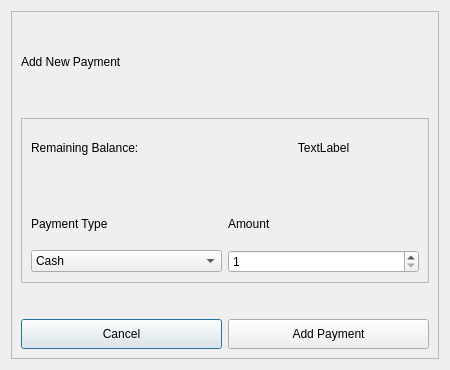
<?xml version="1.0" encoding="UTF-8"?>
<ui version="4.0">
 <class>Dialog</class>
 <widget class="QDialog" name="Dialog">
  <property name="geometry">
   <rect>
    <x>0</x>
    <y>0</y>
    <width>450</width>
    <height>370</height>
   </rect>
  </property>
  <property name="minimumSize">
   <size>
    <width>450</width>
    <height>370</height>
   </size>
  </property>
  <property name="maximumSize">
   <size>
    <width>450</width>
    <height>370</height>
   </size>
  </property>
  <property name="windowTitle">
   <string>Dialog</string>
  </property>
  <layout class="QGridLayout" name="gridLayout">
   <item row="2" column="0">
    <widget class="QFrame" name="outer_frame">
     <property name="frameShape">
      <enum>QFrame::StyledPanel</enum>
     </property>
     <property name="frameShadow">
      <enum>QFrame::Raised</enum>
     </property>
     <layout class="QGridLayout" name="gridLayout_3">
      <item row="3" column="0" colspan="2">
       <widget class="QFrame" name="contents_frame">
        <property name="frameShape">
         <enum>QFrame::StyledPanel</enum>
        </property>
        <property name="frameShadow">
         <enum>QFrame::Raised</enum>
        </property>
        <layout class="QGridLayout" name="gridLayout_2">
         <item row="4" column="1">
          <widget class="QLabel" name="amount_label">
           <property name="minimumSize">
            <size>
             <width>0</width>
             <height>40</height>
            </size>
           </property>
           <property name="text">
            <string>Amount</string>
           </property>
           <property name="alignment">
            <set>Qt::AlignLeading|Qt::AlignLeft|Qt::AlignVCenter</set>
           </property>
          </widget>
         </item>
         <item row="4" column="0">
          <widget class="QLabel" name="payment_type_label">
           <property name="minimumSize">
            <size>
             <width>0</width>
             <height>40</height>
            </size>
           </property>
           <property name="text">
            <string>Payment Type</string>
           </property>
           <property name="alignment">
            <set>Qt::AlignLeading|Qt::AlignLeft|Qt::AlignVCenter</set>
           </property>
          </widget>
         </item>
         <item row="2" column="0">
          <widget class="QLabel" name="remaining_balance_label">
           <property name="minimumSize">
            <size>
             <width>0</width>
             <height>40</height>
            </size>
           </property>
           <property name="maximumSize">
            <size>
             <width>16777215</width>
             <height>40</height>
            </size>
           </property>
           <property name="text">
            <string>Remaining Balance:</string>
           </property>
          </widget>
         </item>
         <item row="2" column="1">
          <widget class="QLabel" name="remaining_balance_value_label">
           <property name="text">
            <string>TextLabel</string>
           </property>
           <property name="alignment">
            <set>Qt::AlignCenter</set>
           </property>
          </widget>
         </item>
         <item row="3" column="0" colspan="2">
          <spacer name="vs_1">
           <property name="orientation">
            <enum>Qt::Vertical</enum>
           </property>
           <property name="sizeType">
            <enum>QSizePolicy::Fixed</enum>
           </property>
           <property name="sizeHint" stdset="0">
            <size>
             <width>40</width>
             <height>30</height>
            </size>
           </property>
          </spacer>
         </item>
         <item row="6" column="1">
          <widget class="QSpinBox" name="amount_spinbox">
           <property name="minimum">
            <number>1</number>
           </property>
           <property name="maximum">
            <number>999999999</number>
           </property>
          </widget>
         </item>
         <item row="6" column="0">
          <widget class="QComboBox" name="payment_type_combobox">
           <property name="cursor">
            <cursorShape>PointingHandCursor</cursorShape>
           </property>
           <item>
            <property name="text">
             <string>Cash</string>
            </property>
           </item>
           <item>
            <property name="text">
             <string>GCash</string>
            </property>
           </item>
           <item>
            <property name="text">
             <string>Maya</string>
            </property>
           </item>
           <item>
            <property name="text">
             <string>Bank Transfer</string>
            </property>
           </item>
           <item>
            <property name="text">
             <string>Others</string>
            </property>
           </item>
          </widget>
         </item>
        </layout>
       </widget>
      </item>
      <item row="1" column="0" colspan="2">
       <widget class="QLabel" name="add_new_payment_label">
        <property name="minimumSize">
         <size>
          <width>0</width>
          <height>40</height>
         </size>
        </property>
        <property name="text">
         <string>Add New Payment</string>
        </property>
       </widget>
      </item>
      <item row="5" column="0">
       <widget class="QPushButton" name="cancel_button">
        <property name="minimumSize">
         <size>
          <width>0</width>
          <height>30</height>
         </size>
        </property>
        <property name="cursor">
         <cursorShape>PointingHandCursor</cursorShape>
        </property>
        <property name="text">
         <string>Cancel</string>
        </property>
       </widget>
      </item>
      <item row="5" column="1">
       <widget class="QPushButton" name="add_payment_button">
        <property name="minimumSize">
         <size>
          <width>0</width>
          <height>30</height>
         </size>
        </property>
        <property name="cursor">
         <cursorShape>PointingHandCursor</cursorShape>
        </property>
        <property name="text">
         <string>Add Payment</string>
        </property>
       </widget>
      </item>
      <item row="4" column="0" colspan="2">
       <spacer name="vs_4">
        <property name="orientation">
         <enum>Qt::Vertical</enum>
        </property>
        <property name="sizeType">
         <enum>QSizePolicy::Fixed</enum>
        </property>
        <property name="sizeHint" stdset="0">
         <size>
          <width>409</width>
          <height>30</height>
         </size>
        </property>
       </spacer>
      </item>
      <item row="0" column="0" colspan="2">
       <spacer name="vs_2">
        <property name="orientation">
         <enum>Qt::Vertical</enum>
        </property>
        <property name="sizeType">
         <enum>QSizePolicy::Fixed</enum>
        </property>
        <property name="sizeHint" stdset="0">
         <size>
          <width>409</width>
          <height>10</height>
         </size>
        </property>
       </spacer>
      </item>
      <item row="2" column="0" colspan="2">
       <spacer name="verticalSpacer">
        <property name="orientation">
         <enum>Qt::Vertical</enum>
        </property>
        <property name="sizeType">
         <enum>QSizePolicy::Fixed</enum>
        </property>
        <property name="sizeHint" stdset="0">
         <size>
          <width>20</width>
          <height>20</height>
         </size>
        </property>
       </spacer>
      </item>
     </layout>
    </widget>
   </item>
  </layout>
 </widget>
 <resources/>
 <connections/>
</ui>
